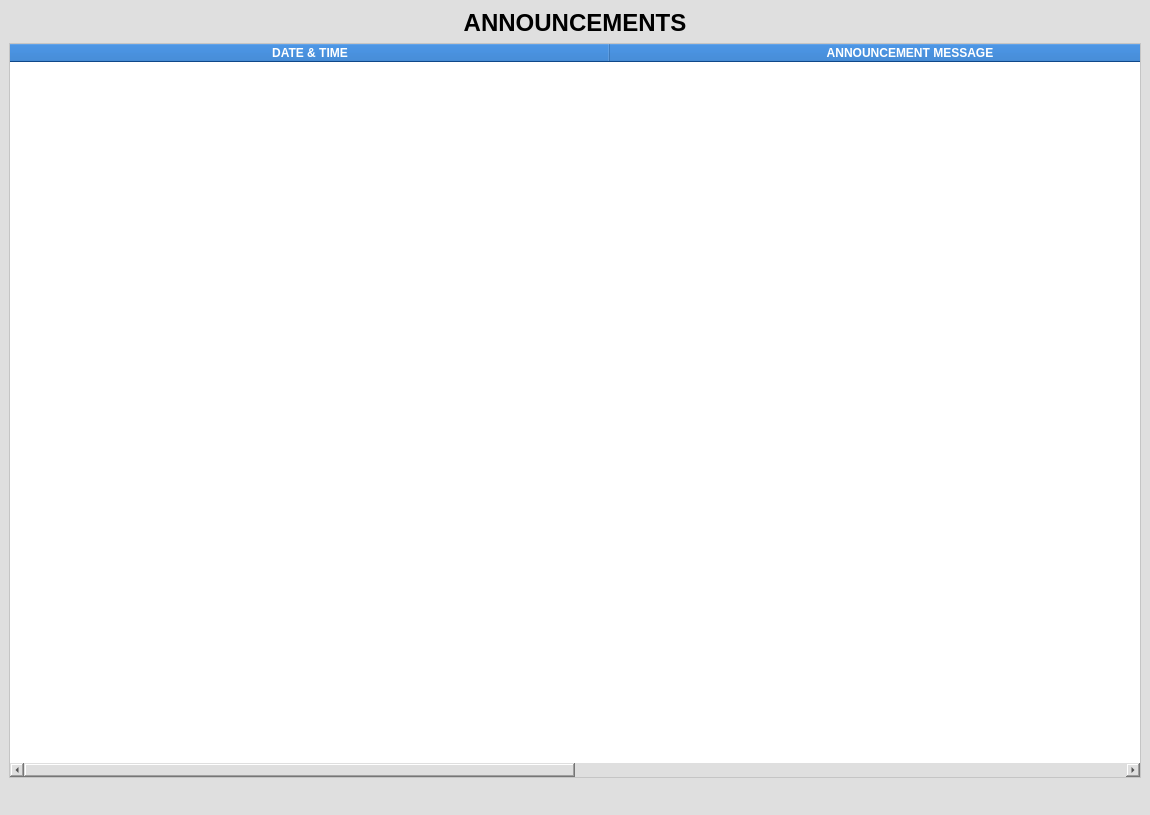
<?xml version="1.0" encoding="UTF-8"?>
<ui version="4.0">
 <class>MainWindow</class>
 <widget class="QMainWindow" name="MainWindow">
  <property name="geometry">
   <rect>
    <x>0</x>
    <y>0</y>
    <width>1150</width>
    <height>815</height>
   </rect>
  </property>
  <property name="windowTitle">
   <string>MainWindow</string>
  </property>
  <property name="styleSheet">
   <string notr="true">background-color: rgb(223, 223, 223);</string>
  </property>
  <widget class="QWidget" name="centralwidget">
   <layout class="QVBoxLayout" name="verticalLayout_2">
    <item>
     <layout class="QVBoxLayout" name="verticalLayout">
      <item>
       <widget class="QLabel" name="label">
        <property name="text">
         <string>&lt;html&gt;&lt;head/&gt;&lt;body&gt;&lt;p align=&quot;center&quot;&gt;&lt;span style=&quot; font-size:18pt; font-weight:696;&quot;&gt;ANNOUNCEMENTS&lt;/span&gt;&lt;/p&gt;&lt;/body&gt;&lt;/html&gt;</string>
        </property>
       </widget>
      </item>
      <item>
       <widget class="QTableWidget" name="tableWidget">
        <property name="styleSheet">
         <string notr="true">QHeaderView::section {
	 background-color: #1565C0; color: white; font-weight: bold;
}

QTableWidget{
	background-color: rgb(255, 255, 255);
}
</string>
        </property>
        <attribute name="horizontalHeaderDefaultSectionSize">
         <number>600</number>
        </attribute>
        <column>
         <property name="text">
          <string>DATE &amp; TIME</string>
         </property>
        </column>
        <column>
         <property name="text">
          <string>ANNOUNCEMENT MESSAGE</string>
         </property>
        </column>
       </widget>
      </item>
     </layout>
    </item>
    <item>
     <widget class="Line" name="line">
      <property name="orientation">
       <enum>Qt::Vertical</enum>
      </property>
     </widget>
    </item>
   </layout>
  </widget>
  <widget class="QMenuBar" name="menubar">
   <property name="geometry">
    <rect>
     <x>0</x>
     <y>0</y>
     <width>1150</width>
     <height>26</height>
    </rect>
   </property>
  </widget>
  <widget class="QStatusBar" name="statusbar"/>
 </widget>
 <resources/>
 <connections/>
</ui>
